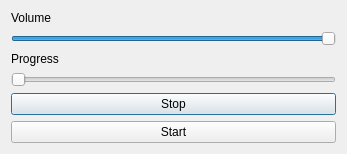
<?xml version="1.0" encoding="UTF-8"?>
<ui version="4.0">
 <class>araripeSoundDialog</class>
 <widget class="QDialog" name="araripeSoundDialog">
  <property name="geometry">
   <rect>
    <x>0</x>
    <y>0</y>
    <width>347</width>
    <height>123</height>
   </rect>
  </property>
  <property name="windowTitle">
   <string>Dialog</string>
  </property>
  <layout class="QVBoxLayout" name="verticalLayout">
   <item>
    <widget class="QLabel" name="label_2">
     <property name="text">
      <string>Volume</string>
     </property>
    </widget>
   </item>
   <item>
    <widget class="QSlider" name="VolumeSlider">
     <property name="value">
      <number>99</number>
     </property>
     <property name="orientation">
      <enum>Qt::Horizontal</enum>
     </property>
    </widget>
   </item>
   <item>
    <widget class="QLabel" name="label">
     <property name="text">
      <string>Progress</string>
     </property>
    </widget>
   </item>
   <item>
    <widget class="QSlider" name="ProgressSlider">
     <property name="orientation">
      <enum>Qt::Horizontal</enum>
     </property>
    </widget>
   </item>
   <item>
    <widget class="QPushButton" name="StopPushButton">
     <property name="text">
      <string>Stop</string>
     </property>
    </widget>
   </item>
   <item>
    <widget class="QPushButton" name="StartPushButton">
     <property name="text">
      <string>Start</string>
     </property>
    </widget>
   </item>
  </layout>
 </widget>
 <resources/>
 <connections/>
</ui>
